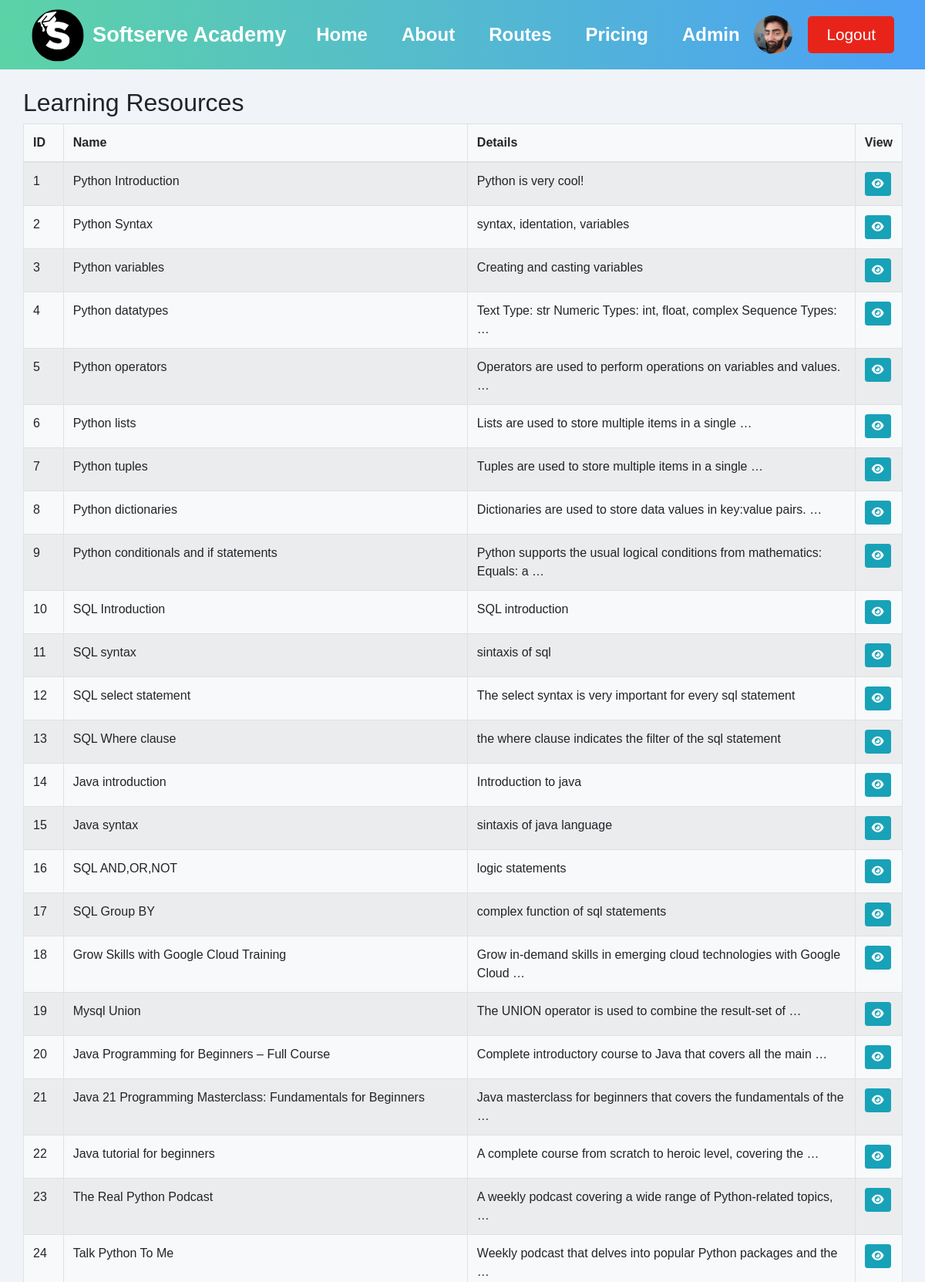
The page /learning_resource/ (signed in, upper part) on the database its author committed.
### user/models.py (models this page shows, shortened)
class User(AbstractBaseUser, PermissionsMixin):
    id = models.AutoField(primary_key=True)
    name = models.CharField(max_length=100)
    password = models.CharField(max_length=100)
    email = models.EmailField(unique=True)
    image = models.ImageField(upload_to="user/images/", blank=True)
    preference = models.ForeignKey(
        Preference, on_delete=models.SET_NULL, blank=True, null=True
    )
    current_skills = models.ManyToManyField(
        SkillLevel, related_name="users_current", blank=True
    )
    target_skills = models.ManyToManyField(
        SkillLevel, related_name="users_target", blank=True
    )
    learning_routes = models.ManyToManyField(
        LearningRoute, related_name="users_route", blank=True
    )
    is_active = models.BooleanField(default=True)
    is_staff = models.BooleanField(default=False)
    is_superuser = models.BooleanField(default=False)
    objects = UserManager()
    USERNAME_FIELD = "email"
    REQUIRED_FIELDS = ["name"]

### learning_resource/models.py (models this page shows, shortened)
class LearningResource(models.Model):
    id = models.AutoField(primary_key=True)
    name = models.CharField(max_length=100)
    media_type = models.CharField(max_length=100, choices=MEDIA_TYPE_CHOICES)
    content_type = models.CharField(max_length=100, choices=CONTENT_TYPE_CHOICES)
    link = models.CharField(max_length=200)
    details = models.TextField(blank=True)
    duration = models.IntegerField(validators=[MinValueValidator(1)])
    language = models.CharField(max_length=20, choices=LANGUAGE_CHOICES)
    original_platform = models.CharField(max_length=100, blank=True)
    original_author = models.CharField(max_length=100, blank=True)
    general_level = models.IntegerField(validators=[MinValueValidator(1)])
    learning_skills = models.ManyToManyField(
        SkillLevel, related_name="learning_resources_learning"
    )
    required_skills = models.ManyToManyField(
        SkillLevel, related_name="learning_resources_required", blank=True
    )
    reviews = models.ManyToManyField(
        "Review", related_name="learning_resources_review", blank=True
    )

### learning_resource/views.py (the view)
# urls.py: 2. Add a URL to urlpatterns:  path('', views.home, name='home')
def home(request):
    learning_resources = LearningResource.objects.all()
    return render(
        request, "learning_resource.html", {"learning_resources": learning_resources}
    )

### learning_route/models.py (called while the page is built)
    def __str__(self):
        return self.skill_level.skill.name + " - " + str(self.skill_level.level)

### learning_resource/templates/learning_resource.html
{% extends "base.html" %}
{% block content %}
<br>
<h2>Learning Resources</h2>
<div style="background-color: #f8f9fa;">
    <table class="table table-bordered table-hover table-striped">
        <thead>
            <tr>
                <th>ID</th>
                <th>Name</th>
                <th>Details</th>
                <th>View</th>
            </tr>
        </thead>
        <tbody>
            {% for learning_resource in learning_resources %}
            <tr>
                <td>{{ learning_resource.id }}</td>
                <td>{{ learning_resource.name }}</td>
                <td>{{ learning_resource.details|truncatewords:10 }}</td>
                <td>
                    <a href="{% url 'learning_resource_detail' learning_resource.id %}" class="btn btn-info btn-sm">
                        <i class="fa fa-eye"></i>
                    </a>
                </td>
            </tr>
            {% endfor %}
        </tbody>
    </table>
</div>
{% endblock %}

### SoftServeAcademy/templates/base.html (shortened to what this page needs)
<!DOCTYPE html>
<html lang="en">
{% load static %}
<head>
    <link rel="stylesheet" href="https://stackpath.bootstrapcdn.com/bootstrap/4.5.2/css/bootstrap.min.css">
    <link rel="stylesheet" href="https://cdnjs.cloudflare.com/ajax/libs/font-awesome/4.7.0/css/font-awesome.min.css">
    <link href="https://cdnjs.cloudflare.com/ajax/libs/select2/4.0.13/css/select2.min.css" rel="stylesheet" />
    <link rel="stylesheet" href="https://cdnjs.cloudflare.com/ajax/libs/font-awesome/6.4.0/css/all.min.css">
    <link rel="stylesheet" href="{% static 'css/header.css' %}">
    <link rel="stylesheet" href="{% static 'css/footer.css' %}">
    <link rel="stylesheet" href="{% static 'css/base.css' %}">
</head>
<body>
    <div class="wrapper">
        <header>
            <div class="logo">
                <a href="{% url 'home' %}"><img src="{% static 'images/2.svg' %}" alt="Logo"></a>
                <a href="{% url 'home' %}"><span>Softserve Academy</span></a>
            </div>
            <nav>
                <ul id="nav-links">
                    <li><a href="{% url 'home' %}">Home</a></li>
                    <li><a href="{% url 'about' %}">About</a></li>
                    {% if user.is_authenticated %}
                    <li class="dropdown">
                        <a href="{% url 'learning_route' %}">Routes</a>
                    </li>
                    {% endif %}
                    <li><a href="{% url 'pricing' %}">Pricing</a></li>
                    {% if user.is_superuser %}
                    <li class="dropdown">
                        <a href="{% url 'admin:index' %}">Admin</a>
                    </li>
                    {% endif %}
                </ul>
            </nav>
            <div class="auth-buttons">
                {% if user.is_authenticated %}
                <a href="{% url 'user' %}">
                    {% if user.image %}
                    <img src="{{ user.image.url }}" alt="User Photo" class="user-image img-fluid">
                    {% else %}
                    <img src="{% static 'images/default-user.png' %}" alt="Default User Photo" class="user-image img-fluid">
                    {% endif %}
                </a>
                <a href="{% url 'logout' %}" class="get-logout-btn">Logout</a>
                {% else %}
                <a href="{% url 'login' %}" class="login-btn">Login</a>
                <a href="{% url 'register' %}" class="get-started-btn">Get Started</a>
                {% endif %}
            </div>
        </header>
        <div class="container">
            {% block content %}
            {% endblock %}
        </div>
    </div>
</body>
</html>

### static/css/header.css (style rules this page uses)
* { margin: 0; padding: 0; }
dl, ol, ul { margin-top: 0; margin-bottom: 0rem; }
body { font-family: 'Segoe UI', Tahoma, Geneva, Verdana, sans-serif; background-color: #f0f4f8; }
.wrapper header .auth-buttons a .user-image { width: 50px; height: 50px; border-radius: 50%; margin-right: 10px; object-fit: cover; transition: filter 0.3s; }
header { display: flex; justify-content: space-between; align-items: center; padding: 10px 20px; background: linear-gradient(to right, #5cd3a7, #4ca0f7); position: relative; z-index: 2; }
.logo { display: flex; align-items: center; }
.logo img { width: fit-content; height: 70px; margin-right: 10px; margin-left: 20px; }
.logo a span { font-size: 1.7rem; font-weight: bold; color: #fff; cursor: pointer; text-decoration: none; }
nav ul { list-style: none; display: flex; align-items: center; }
nav ul li { margin-left: 20px; position: relative; }
nav ul li a { text-decoration: none; color: #fff; font-weight: bold; font-size: 1.5rem; padding: 2px 12px; }
.auth-buttons { display: flex; align-items: center; margin-right: 20px; }
.auth-buttons .get-logout-btn { text-decoration: none; background-color: #e8241a; color: #fff; padding: 8px 24px; border-radius: 5px; margin-left: 10px; font-size: 1.3rem; }

### static/css/footer.css (style rules this page uses)
html, body { height: 100%; margin: 0; display: flex; flex-direction: column; }
.wrapper { display: flex; flex-direction: column; justify-content: space-between; flex: 1; }

### static/css/base.css (style rules this page uses)
* { margin: 0; padding: 0; box-sizing: content-box; }
dl, ol, ul { margin-top: 0; margin-bottom: 0rem; }
body { font-family: Arial, sans-serif; background-color: #f0f4f8; }

### rows shown on the page
User: image (picture)
LearningResource: id "1", name "Python Introduction", details "Python is very cool!"
LearningResource: id "2", name "Python Syntax", details "syntax, identation, variables"
LearningResource: id "3", name "Python variables", details "Creating and casting variables"
LearningResource: id "4", name "Python datatypes", details "Text Type: str Numeric Types: int, float, complex Sequence Types: …"
LearningResource: id "5", name "Python operators", details "Operators are used to perform operations on variables and values. …"
LearningResource: id "6", name "Python lists", details "Lists are used to store multiple items in a single …"
LearningResource: id "7", name "Python tuples", details "Tuples are used to store multiple items in a single …"
LearningResource: id "8", name "Python dictionaries", details "Dictionaries are used to store data values in key:value pairs. …"
LearningResource: id "9", name "Python conditionals and if statements", details "Python supports the usual logical conditions from mathematics: Equals: a …"
LearningResource: id "10", name "SQL Introduction", details "SQL introduction"
LearningResource: id "11", name "SQL syntax", details "sintaxis of sql"
LearningResource: id "12", name "SQL select statement", details "The select syntax is very important for every sql statement"
LearningResource: id "13", name "SQL Where clause", details "the where clause indicates the filter of the sql statement"
LearningResource: id "14", name "Java introduction", details "Introduction to java"
LearningResource: id "15", name "Java syntax", details "sintaxis of java language"
LearningResource: id "16", name "SQL AND,OR,NOT", details "logic statements"
LearningResource: id "17", name "SQL Group BY", details "complex function of sql statements"
LearningResource: id "18", name "Grow Skills with Google Cloud Training", details "Grow in-demand skills in emerging cloud technologies with Google Cloud …"
LearningResource: id "19", name "Mysql Union", details "The UNION operator is used to combine the result-set of …"
LearningResource: id "20", name "Java Programming for Beginners – Full Course", details "Complete introductory course to Java that covers all the main …"
LearningResource: id "21", name "Java 21 Programming Masterclass: Fundamentals for Beginners", details "Java masterclass for beginners that covers the fundamentals of the …"
LearningResource: id "22", name "Java tutorial for beginners", details "A complete course from scratch to heroic level, covering the …"
LearningResource: id "23", name "The Real Python Podcast", details "A weekly podcast covering a wide range of Python-related topics, …"
LearningResource: id "24", name "Talk Python To Me", details "Weekly podcast that delves into popular Python packages and the …"
